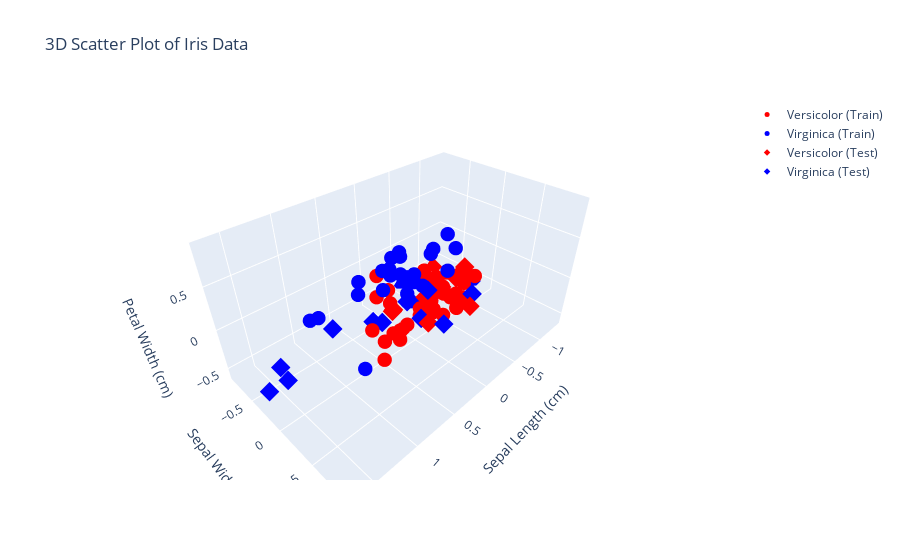

Write notebook code for a chart like this one.
### Code cell
fig=draw_data_3d(X_train, y_train, X_test, y_test)
fig.show()
